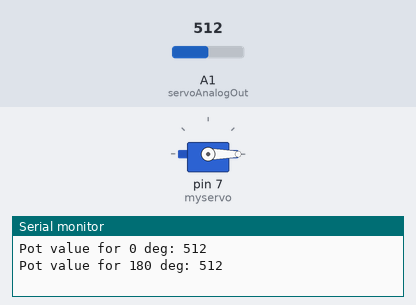
Recording of a sketch running on a simulated Arduino Uno, built with avr-gcc and run on an emulated ATmega328P. On the bench: servo, the last lines printed to the serial monitor. Inputs (shaded band) come from the test bench; at power-on: A1 (servoAnalogOut) = 512.

Above: at 2.1 s.
At 10.1 s:
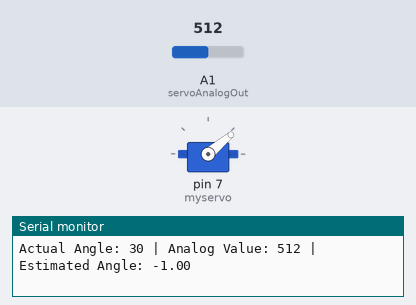
At 20.1 s:
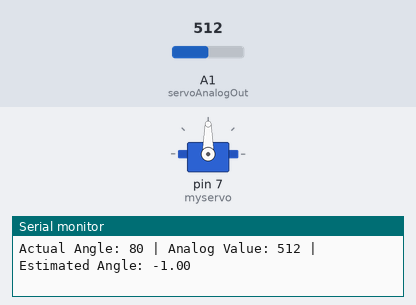
At 38.1 s:
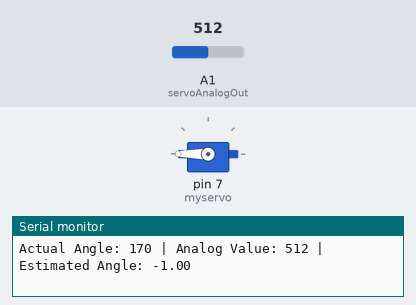
Timing chart, 0 to 39.6 s (numbered marks = the images above):
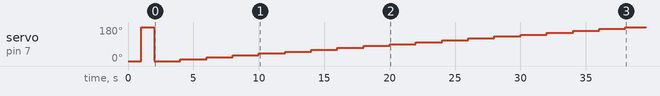

Measured:
- by itself, servo on pin 7 (myservo): 0° → 180° at 1.0 s, → 0° 1.0 s later, → 10° 2.0 s later, → 20° 2.0 s later, … (20 changes in this stretch)

The sketch:

servo_angle_measure_fall.ino
```cpp
#include <Servo.h>

Servo myservo;  // create servo object to control a servo

const int servoAnalogOut = A1;  // The new Servo Pin
unsigned int servoValue0Deg, servoValue180Deg;  // Variables to store min and max values of servo's pot
int pos = 0;  // variable to store the servo position

void setup() {
  myservo.attach(7);  // attaches the servo on pin 7 to the servo object
  Serial.begin(9600);
  calibration();  // Calibrate the servo at startup
}

void loop() {
  for (int angle = 0; angle <= 180; angle += 10) {
    myservo.write(angle);  // Move the servo to the current angle
    delay(1000);  // Wait for the servo to reach the desired position

    int analogValue = analogRead(servoAnalogOut);  // Read the analog value
    float estimatedAngle = estimateAngle(analogValue);  // Calculate the angle using the linear equation

    // Output the measured analog value and the estimated angle
    Serial.print("Actual Angle: ");
    Serial.print(angle);
    Serial.print(" | Analog Value: ");
    Serial.print(analogValue);
    Serial.print(" | Estimated Angle: ");
    Serial.println(estimatedAngle);

    delay(1000);  // Slight delay before moving to the next position
  }
}

// Calibration function to read the analog values at 0 and 180 degrees
void calibration() {
  myservo.write(0);
  delay(1000);  // Give time for the servo to reach 0 degrees
  servoValue0Deg = analogRead(servoAnalogOut);  // Store the analog value at 0 degrees
  Serial.println("Pot value for 0 deg: " + String(servoValue0Deg));

  myservo.write(180);
  delay(1000);  // Give time for the servo to reach 180 degrees
  servoValue180Deg = analogRead(servoAnalogOut);  // Store the analog value at 180 degrees
  Serial.println("Pot value for 180 deg: " + String(servoValue180Deg));

  // Return the servo to the initial position
  myservo.write(0);
}

// Function to estimate the angle based on the input analog value using the linear equation
float estimateAngle(int analogValue) {
  // Check if the calibration values are valid
  if (servoValue0Deg == servoValue180Deg) {
    return -1;  // Avoid division by zero
  }

  // Calculate slope (m) and intercept (b) based on the 0 and 180 degree calibration values
  float m = 180.0 / (servoValue0Deg - servoValue180Deg);  // Slope (change in angle per change in analog value)
  float b = -m * servoValue180Deg;  // Adjust the intercept based on the calibration
  return m * analogValue + b;  // Calculate the estimated angle
}
```
